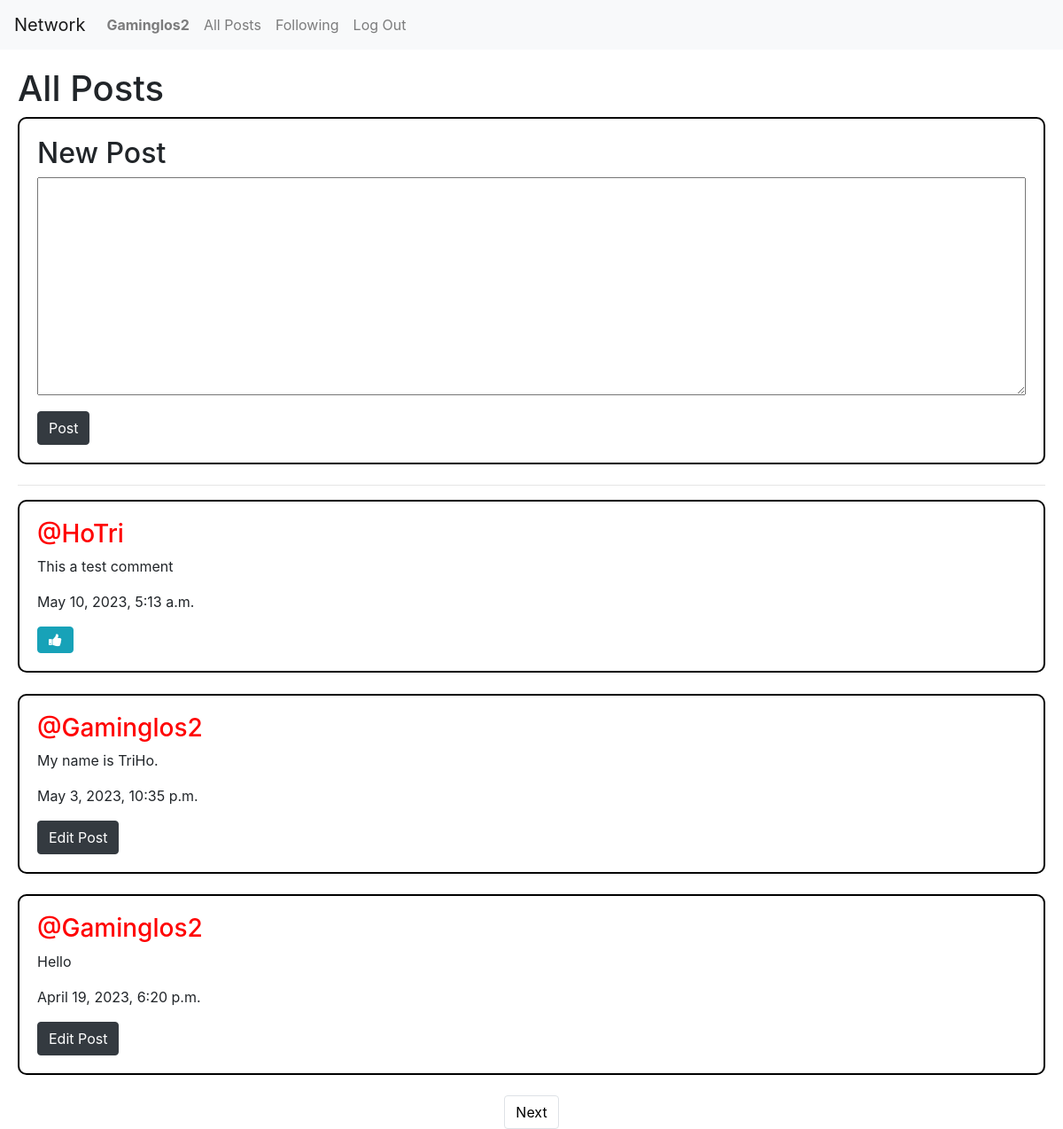
Screenshot of / (signed in) with the database file from the repository.
### network/models.py (models this page shows, shortened)
class User(AbstractUser):
    pass

class Post(models.Model):
    content = models.CharField(max_length=1000)
    author = models.ForeignKey(User, on_delete=models.CASCADE, null=True, blank = True, related_name='user_posts')
    created_at = models.DateTimeField(auto_now_add=True)

### network/views.py (the view)
# urls.py: path("", views.index, name="index"),
def index(request):
    allposts = Post.objects.all().order_by('id').reverse()
    paginator = Paginator(allposts, 3)
    page_number = request.GET.get('page')
    posts_of_the_page = paginator.get_page(page_number)
    allLikes = Like.objects.all()
    whoYouLiked = []
    try:
        for like in allLikes:
            if like.user.id == request.user.id:
                whoYouLiked.append(like.post.id)
    except:
        whoYouLiked = []
    return render(request, "network/index.html",{
        "allposts": allposts,
        "posts_of_the_page": posts_of_the_page,
        "whoYouLiked": whoYouLiked,
    })

### network/templates/network/index.html (shortened to what this page needs)
{% extends "network/layout.html" %}
{% block body %}
    <div id="container">
        <div id="first-section">
            <h1>All Posts</h1>
        </div>
        <div id="new-post">
            <div id="new-post-content">
                <h2>New Post</h2>
                <form action="{% url 'post' %}" method="POST">
                    <textarea name="content" id="newpost" cols="30" rows="10"></textarea>
                    <br>
                    <button type="submit" class="btn btn-dark">Post</button>
                </form>
            </div>
        </div>
        <hr>
        {% for post in posts_of_the_page %}
            <div id="post">
                <div id="post-content">
                    <h3><a style="color: red;" href="{% url 'profile' user_id=post.author.id %}">@{{ post.author }}</a></h3>
                    <p class="content" id="content_{{ post.id }}">{{ post.content }}</p>
                    <p>{{ post.created_at}}</p>
                    {% if user.is_authenticated %}
                        {% if user == post.author %}
                            <div class="">
                                <button class="btn btn-dark" data-toggle ="modal" data-target="#modal_edit_post_{{ post.id }}">Edit Post</button>
                            </div>
                        {% else %}
                                {% if post.id in whoYouLiked %}
                                    <button class="btn btn-info fa fa-thumbs-down" onclick="LikeHandler({{ post.id }}, {{ whoYouLiked }})"  id="{{ post.id }}"></button>
                                {% else %}
                                    <button class="btn btn-info fa fa-thumbs-up" onclick="LikeHandler({{ post.id }}, {{ whoYouLiked}})" id="{{ post.id }}"></button>
                                {% endif %}
                        {% endif%}
                    {% endif %}
                </div>
            </div>
        {% endfor %}
        <nav aria-label="Page navigation example">
            <ul class="pagination d-flex justify-content-center">
                {% if posts_of_the_page.has_next %}
                    <li class="page-item"><a style="color: black;" class="page-link" href="?page={{ posts_of_the_page.next_page_number }}">Next</a></li>
                {% endif %}
            </ul>
        </nav>
    </div>
{% endblock %}

### network/templates/network/layout.html (shortened to what this page needs)
{% load static %}
<!DOCTYPE html>
<html lang="en">
    <head>
        <link rel="stylesheet" href="https://stackpath.bootstrapcdn.com/bootstrap/4.4.1/css/bootstrap.min.css">
        <link href="{% static 'css/styles.css' %}" rel="stylesheet">
        <link rel="stylesheet" href="https://stackpath.bootstrapcdn.com/bootstrap/4.3.1/css/bootstrap.min.css">
        <link rel="stylesheet" href="https://cdnjs.cloudflare.com/ajax/libs/font-awesome/4.7.0/css/font-awesome.min.css">
    </head>
    <body>
        <div id="main-container">
            <div id="top-section">
                <nav class="navbar navbar-expand-lg navbar-light bg-light">
                    <a class="navbar-brand" href="#">Network</a>
                    <div>
                    <ul class="navbar-nav mr-auto">
                        {% if user.is_authenticated %}
                            <li class="nav-item">
                                <a class="nav-link" href="{% url 'profile' user_id=user.id %}"><strong>{{ user.username }}</strong></a>
                            </li>
                        {% endif %}
                        <li class="nav-item">
                        <a class="nav-link" href="{% url 'index' %}">All Posts</a>
                        </li>
                        {% if user.is_authenticated %}
                            <li class="nav-item">
                                <a class="nav-link" href="{% url 'following' %}">Following</a>
                            </li>
                            <li class="nav-item">
                                <a class="nav-link" href="{% url 'logout' %}">Log Out</a>
                            </li>
                        {% endif %}
                    </ul>
                    </div>
                </nav>
            </div>
             <div class="body-expand">
                 {% block body %}
                 {% endblock %}
             </div>
        </div>
    </body>
</html>

### network/templates/network/index.html (style rules this page uses)
#container { margin: 20px; height: auto; }
#new-post { border: 2px solid black; border-radius: 10px; margin-bottom: 2%; }
#new-post-content { margin: 20px; }
#new-post-content textarea { margin-bottom: 1%; }
textarea { width: 100%; }
#post { border: 2px solid black; border-radius: 10px; margin-bottom: 2%; }
#post-content { margin: 20px; }

### network/templates/network/layout.html (style rules this page uses)
html,body { margin: 0px; height: 100%; }
#main-container { position:absolute; top:0px; right:0px; bottom:0px; left:0px; }
#top-section { background-color: #cc0000; width: 100%; height: auto; }
.body-expand { width: 100%; height: auto; }

### rows the page displays
User: username "Gaminglos2"
Post: author "HoTri", content "This a test comment", created_at "May 10, 2023, 5:13 a.m."
Post: author "Gaminglos2", content "My name is TriHo.", created_at "May 3, 2023, 10:35 p.m."
Post: author "Gaminglos2", content "Hello", created_at "April 19, 2023, 6:20 p.m."
